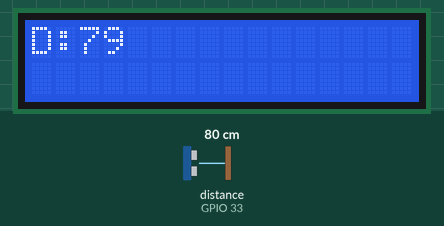
The sketch below on a simulated ESP32. On the bench: 16×2 character LCD. Wiring (inferred from the names in the program): ultrasonic range finder: trigger GPIO 32; echo GPIO 33. The test bench sets the inputs (shaded band); at power-on: distance to the obstacle (sensor on GPIO 33) 80 cm. The echo pulse lasts 58.3 µs per cm; what the sketch prints to the serial monitor is not drawn.

Above: at 1.2 s.
1.3 s: distance to the obstacle (sensor on GPIO 33) set to 2 cm
At 3.0 s:
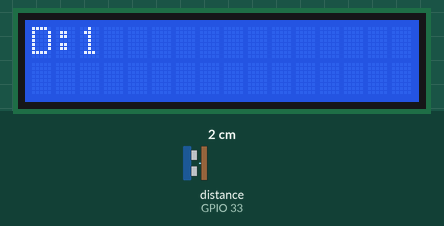
3.5 s: distance to the obstacle (sensor on GPIO 33) set to 4 cm
At 4.7 s:
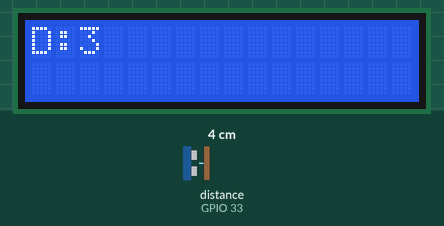
5.5 s: distance to the obstacle (sensor on GPIO 33) set to 9 cm
At 7.5 s:
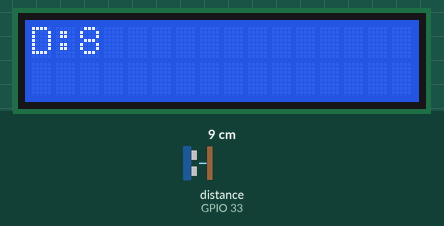
Timing chart, 0 to 9.0 s (numbered marks = the images above; inputs shaded):
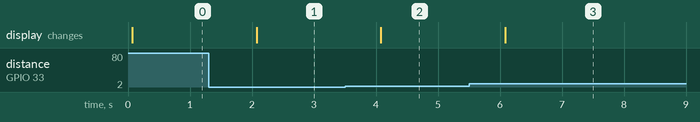

The sketch:

ultra_sonic.ino
```cpp
#include <LiquidCrystal.h>
const int rs =5, en = 18, d4 = 19, d5 = 21, d6 = 22, d7 = 23;
LiquidCrystal lcd(rs, en, d4, d5, d6, d7);

const int trigPin = 32;
const int echoPin = 33;

long duration;
int distance;

void setup()
{
  lcd.begin(16,2);

  pinMode(trigPin, OUTPUT);
  pinMode(echoPin, INPUT);

  Serial.begin(9600);
}
void loop()
{

  digitalWrite(trigPin, LOW);
  delayMicroseconds(2);

  digitalWrite(trigPin, HIGH);
  delayMicroseconds(10);
  digitalWrite(trigPin, LOW);

  duration = pulseIn(echoPin, HIGH);

  distance = duration * 0.034 / 2;

  Serial.print("Distance: ");
  Serial.println(distance);


  lcd.setCursor(0,0);
  lcd.print("D:");
  lcd.print(distance);
  lcd.print("    ");
  delay(1000);
}
```

Measured:
- after the input at 1.3 s, the display: changes after 0.78 s (image 1)
- after the input at 3.5 s, the display: changes after 0.58 s (image 2)
- after the input at 5.5 s, the display: changes after 0.58 s (image 3)
